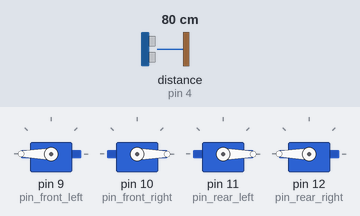
The sketch below on a simulated Arduino Uno, built with avr-gcc and run on an emulated ATmega328P. On the bench: 4 × servo. Wiring (inferred from the names in the program): ultrasonic range finder: trigger pin 5; echo pin 4. Inputs (shaded band) come from the test bench; at power-on: distance to the obstacle (sensor on pin 4) 80 cm. The echo pulse lasts 58.3 µs per cm; random numbers use the default seed unless the sketch sets one; what the sketch prints to the serial monitor is not drawn.

Above: at 1.9 s.
2.0 s: distance to the obstacle (sensor on pin 4) set to 23 cm
3.5 s: distance to the obstacle (sensor on pin 4) set to 19 cm
At 4.6 s:
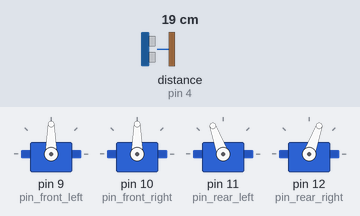
At 12.1 s:
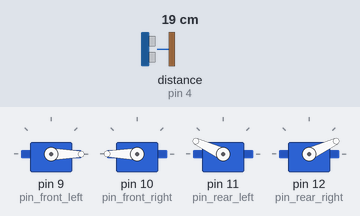
Timing chart, 0 to 25.9 s (numbered marks = the images above; inputs shaded):
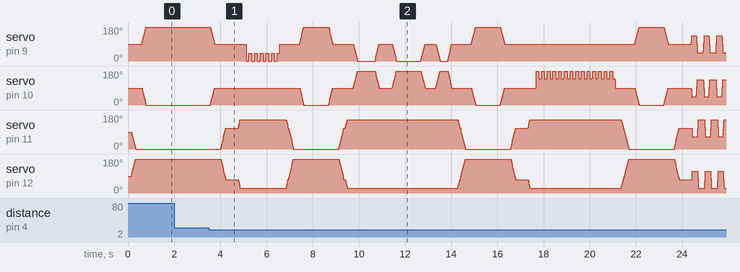

The sketch:

barkduino.ino
```cpp
#include <Servo.h>
#include "utils/motion_config.h"
#include "utils/trait_executor.h"
#include "utils/trigger_logic.h"
#include "utils/servo_utils.h"
#include "utils/diagnostics.h"
#include "modes/mode_production.h"
#include "modes/mode_trait_test.h"
#include "modes/mode_calibration.h"
#include "modes/mode_cycle_primitives.h"
#include "poses/leg_primitives.h"
#include "poses/pose_composites.h"
#include "traits/trait_registry.h"

// 🦴 Servo objects
Servo front_left;
Servo front_right;
Servo rear_left;
Servo rear_right;

// 🧩 Servo pin assignments
const int pin_front_left  = 9;
const int pin_front_right = 10;
const int pin_rear_left   = 11;
const int pin_rear_right  = 12;

// 🚦 Mode Constants
const int MODE_1 = 1;  // Production
const int MODE_2 = 2;  // Trait Testing
const int MODE_3 = 3;  // Calibration
const int MODE_4 = 4;  // Waggle Test
const int MODE_5 = 5;  // Synchronized Leg Position Cycle

const int ACTIVE_MODE = MODE_1; // Set the active mode here
const int SELECTED_TRAIT = 9;   // Used in Trait Testing Mode

unsigned long lastTriggerTime = 0;
const unsigned long triggerCooldown = 1000;
bool triggerLocked = false;
bool traitInProgress = false;

void setup() {
  Serial.begin(9600);
  Serial.println("=== Robot Startup ===");

  front_left.attach(pin_front_left);
  front_right.attach(pin_front_right);
  rear_left.attach(pin_rear_left);
  rear_right.attach(pin_rear_right);

  pinMode(trigPin, OUTPUT);
  pinMode(echoPin, INPUT);
  delay(100);

  Serial.print("Active mode: ");
  if (ACTIVE_MODE == MODE_1) Serial.println("Mode 1 — Production");
  else if (ACTIVE_MODE == MODE_2) Serial.println("Mode 2 — Trait Testing");
  else if (ACTIVE_MODE == MODE_3) Serial.println("Mode 3 — Calibration");
  else if (ACTIVE_MODE == MODE_4) Serial.println("Mode 4 — Waggle Test");
  else if (ACTIVE_MODE == MODE_5) Serial.println("Mode 5 — Leg Position Cycle");
  else Serial.println("Unknown");

  if (ACTIVE_MODE != MODE_4) {
    Serial.println("Setting initial pose: Sleep");
    poseSleep();
  }
}

void loop() {
  switch (ACTIVE_MODE) {
    case MODE_1: runProductionLoop(); break;
    case MODE_2: runTraitTestingLoop(); break;
    case MODE_3: runCalibrationMode(); break;
    case MODE_4: runWaggleTest(); break;
    case MODE_5: runPrimitiveCycleMode(); break;  // ✅ Matches function name
    default: Serial.println("Invalid mode selected."); break;
  }
}
```

mode_calibration.h
```cpp
#ifndef MODE_CALIBRATION_H
#define MODE_CALIBRATION_H

#include <Arduino.h>
#include "../utils/motion_config.h"
#include "../utils/servo_utils.h"      // ✅ Centralized servo control
#include "../poses/leg_primitives.h"   // ✅ Leg primitives: FrontStraight, RearStraight

// 🛠️ Mode 3: Servo calibration pose
void runCalibrationMode() {
  Serial.println("Mode 3 — Servo Calibration");
  Serial.print("Setting all servos to straight using primitives at ");
  Serial.print(DEFAULT_SYNC_DURATION); Serial.println("ms...");

  // ✅ Use modular leg primitives with configured speed
  FrontStraight(DEFAULT_SYNC_DURATION);
  RearStraight(DEFAULT_SYNC_DURATION);

  delay(250);  // Let servos settle

  // 🧪 Diagnostic readout
  Serial.println("✅ All servos swept to straight pose via primitives");
  Serial.print("Front Left (raw): ");  Serial.println(front_left.read());
  Serial.print("Front Right: ");       Serial.println(front_right.read());
  Serial.print("Rear Left (raw): ");   Serial.println(rear_left.read());
  Serial.print("Rear Right: ");        Serial.println(rear_right.read());
}

#endif
```

mode_cycle_primitives.h
```cpp
#ifndef MODE_CYCLE_PRIMITIVES_H
#define MODE_CYCLE_PRIMITIVES_H

#include <Arduino.h>
#include "../utils/motion_config.h"
#include "../poses/leg_primitives.h"
#include "../utils/servo_utils.h"

// 🌀 Mode 5: Auto-cycle through synchronized leg primitives
void runPrimitiveCycleMode() {
  Serial.println("Mode 5 — Auto-Cycling Leg Positions");
  Serial.println("Cycling through 5 primitive poses every 2.5 seconds...");

  void (*positionPairs[])(int) = {
    [](int d) { FrontForward(d);       RearForward(d);       },
    [](int d) { FrontMidwayForward(d); RearMidwayForward(d); },
    [](int d) { FrontStraight(d);      RearStraight(d);       },
    [](int d) { FrontMidwayBack(d);    RearMidwayBack(d);     },
    [](int d) { FrontBack(d);          RearBack(d);           }
  };

  const char* positionNames[] = {
    "Folded Forward",
    "Midway Forward",
    "Straight",
    "Midway Back",
    "Folded Back"
  };

  const int positionCount = sizeof(positionPairs) / sizeof(positionPairs[0]);
  int currentPosition = 0;

  while (true) {
    Serial.print("⏭️ Executing position #");
    Serial.print(currentPosition + 1);
    Serial.print(": ");
    Serial.println(positionNames[currentPosition]);

    positionPairs[currentPosition](DEFAULT_SYNC_DURATION);
    currentPosition = (currentPosition + 1) % positionCount;

    delay(2500);
  }
}

#endif
```

mode_production.h
```cpp
#ifndef MODE_PRODUCTION_H
#define MODE_PRODUCTION_H

#include <Arduino.h>
#include "../poses/pose_composites.h"
#include "../utils/trait_executor.h"
#include "../traits/trait_registry.h"

// 🧠 External flags
extern bool traitInProgress;

// 🧠 Local history buffer for last 3 traits
const int TRAIT_HISTORY_SIZE = 3;
int recentTraits[TRAIT_HISTORY_SIZE] = { -1, -1, -1 };
int traitHistoryIndex = 0;

bool isRecentlyUsed(int index) {
  for (int i = 0; i < TRAIT_HISTORY_SIZE; i++) {
    if (recentTraits[i] == index) return true;
  }
  return false;
}

void rememberTrait(int index) {
  recentTraits[traitHistoryIndex] = index;
  traitHistoryIndex = (traitHistoryIndex + 1) % TRAIT_HISTORY_SIZE;
}

void runProductionLoop() {
  if (traitInProgress) return;

  if (isTriggerDetected()) {
    Serial.println("Mode 1 — Production: Trigger detected.");
    poseStand(); delay(DEFAULT_SYNC_DURATION);

    int traitCount = sizeof(traitRegistry) / sizeof(traitRegistry[0]);
    int selected;

    // 🔁 Retry until a trait not in recent history is selected
    int attempts = 0;
    do {
      selected = random(traitCount);
      attempts++;
    } while (isRecentlyUsed(selected) && attempts < 10);

    Serial.print("Selected trait ID "); Serial.println(selected);
    rememberTrait(selected);
    executeTrait(traitRegistry[selected]);
  }
}

#endif
```

mode_trait_test.h
```cpp
#ifndef MODE_TRAIT_TEST_H
#define MODE_TRAIT_TEST_H

#include <Arduino.h>
#include "../poses/pose_composites.h"
#include "../utils/trait_executor.h"
#include "../traits/trait_registry.h"

// 🧠 External flags and constants
extern bool traitInProgress;
extern const int SELECTED_TRAIT;

// 🎭 Mode 2: Execute selected trait
void runTraitTestingLoop() {
  if (traitInProgress) return;

  if (isTriggerDetected()) {
    Serial.println("Mode 2 — Trait Testing: Trigger detected.");
    poseStand();

    int traitCount = sizeof(traitRegistry) / sizeof(traitRegistry[0]);
    if (SELECTED_TRAIT >= 0 && SELECTED_TRAIT < traitCount) {
      Serial.print("Selected trait ID "); Serial.println(SELECTED_TRAIT);
      executeTrait(traitRegistry[SELECTED_TRAIT]);
    } else {
      Serial.println("Invalid trait ID.");
    }
  }
}

#endif
```

leg_primitives.h
```cpp
#ifndef LEG_PRIMITIVES_H
#define LEG_PRIMITIVES_H

#include <Arduino.h>
#include <Servo.h>
#include "../utils/motion_config.h"         // ⏱️ Centralized motion timing
#include "../utils/motion_speed_presets.h"  // 🎚️ Speed + step size presets
#include "../utils/servo_utils.h"           // ✅ Updated sync wrappers

// 🧩 Primitive Leg Positions
//
// This file defines reusable, named leg positions for Barkduino's front and rear servos.
// Each primitive represents a specific pose (e.g. folded forward, straight, folded back).
//
// ✅ Usage:
// - These functions are called by traits and modes to choreograph motion.
// - Each primitive accepts optional `duration` and `stepSize` arguments:
//     - `duration` controls speed (default: DEFAULT_SYNC_DURATION)
//     - `stepSize` controls granularity (default: SERVO_STEP_SIZE)
// - If no arguments are passed, both defaults are used.
//
// ✅ Examples:
//     FrontBack();                                // Uses default speed and granularity
//     RearStraight(SPEED_SLOW);                   // Overrides speed only
//     FrontForward(SPEED_FAST, STEP_CHUNKY);      // Overrides both

// ——— Front ———
inline void FrontForward(int duration = DEFAULT_SYNC_DURATION, int stepSize = SERVO_STEP_SIZE) {
  Serial.println("Front legs: folded forward");
  syncFrontLegs(180, 180, duration, stepSize);
}

inline void FrontMidwayForward(int duration = DEFAULT_SYNC_DURATION, int stepSize = SERVO_STEP_SIZE) {
  Serial.println("Front legs: midway to folded forward");
  syncFrontLegs(135, 135, duration, stepSize);
}

inline void FrontStraight(int duration = DEFAULT_SYNC_DURATION, int stepSize = SERVO_STEP_SIZE) {
  Serial.println("Front legs: straight");
  syncFrontLegs(90, 90, duration, stepSize);
}

inline void FrontMidwayBack(int duration = DEFAULT_SYNC_DURATION, int stepSize = SERVO_STEP_SIZE) {
  Serial.println("Front legs: midway to folded back");
  syncFrontLegs(45, 45, duration, stepSize);
}

inline void FrontBack(int duration = DEFAULT_SYNC_DURATION, int stepSize = SERVO_STEP_SIZE) {
  Serial.println("Front legs: folded back");
  syncFrontLegs(0, 0, duration, stepSize);
}

// ——— Rear ———
inline void RearForward(int duration = DEFAULT_SYNC_DURATION, int stepSize = SERVO_STEP_SIZE) {
  Serial.println("Rear legs: folded forward");
  syncRearLegs(180, 180, duration, stepSize);
}

inline void RearMidwayForward(int duration = DEFAULT_SYNC_DURATION, int stepSize = SERVO_STEP_SIZE) {
  Serial.println("Rear legs: midway to folded forward");
  syncRearLegs(115, 115, duration, stepSize);
}

inline void RearStraight(int duration = DEFAULT_SYNC_DURATION, int stepSize = SERVO_STEP_SIZE) {
  Serial.println("Rear legs: straight");
  syncRearLegs(70, 70, duration, stepSize);
}

inline void RearMidwayBack(int duration = DEFAULT_SYNC_DURATION, int stepSize = SERVO_STEP_SIZE) {
  Serial.println("Rear legs: midway to folded back");
  syncRearLegs(25, 25, duration, stepSize);
}

inline void RearBack(int duration = DEFAULT_SYNC_DURATION, int stepSize = SERVO_STEP_SIZE) {
  Serial.println("Rear legs: folded back");
  syncRearLegs(0, 0, duration, stepSize);
}

#endif
```

pose_composites.h
```cpp
#ifndef POSE_COMPOSITES_H
#define POSE_COMPOSITES_H

#include <Arduino.h>
#include "leg_primitives.h"
#include "../utils/motion_config.h"
#include "../utils/motion_speed_presets.h"  // ✅ Speed + step size presets
#include "../utils/servo_utils.h"

// 🧩 pose_composites.h
//
// This file defines Barkduino's composite poses — reusable, named configurations
// that choreograph multiple leg primitives into expressive static positions.
//
// ✅ Purpose:
// - Encapsulates common full-body poses like "Sit", "Stand", "Bow", and "Sleep"
// - Combines front and rear leg primitives with optional delays for visual clarity
// - Provides both parameterized and default overloads for flexible usage
//
// ✅ Functionality:
// - Each pose function accepts `duration` and `stepSize` to control speed and granularity
// - If no arguments are passed, defaults to SPEED_STANDARD and STEP_STANDARD
// - Poses use primitives from leg_primitives.h and mirroring-aware manual calls from servo_utils.h
// - Logging is included for serial feedback and debugging
//
// ✅ Usage Examples:
//     poseStand();                                 // Uses standard speed and granularity
//     poseBow(SPEED_SLOW, STEP_FINE);              // Slower, smoother bow
//     posePointLeft(SPEED_FAST, STEP_CHUNKY);      // Asymmetrical gesture with overrides
//     poseManual(SPEED_STANDARD, STEP_STANDARD);   // Direct servo control with symmetry

// ——— Sleep ———
void poseSleep(int duration, int stepSize) {
  Serial.println("Pose: Sleep");
  RearForward(duration, stepSize);
  delay(250);
  FrontBack(duration, stepSize);
}
void poseSleep() {
  poseSleep(SPEED_STANDARD, STEP_STANDARD);
}

// ——— Stand ———
void poseStand(int duration, int stepSize) {
  Serial.println("Pose: Stand");
  FrontStraight(duration, stepSize);
  delay(250);
  RearStraight(duration, stepSize);
}
void poseStand() {
  poseStand(SPEED_STANDARD, STEP_STANDARD);
}

// ——— Sit ———
void poseSit(int duration, int stepSize) {
  Serial.println("Pose: Sit");
  RearForward(duration, stepSize);
  delay(250);
  FrontStraight(duration, stepSize);
}
void poseSit() {
  poseSit(SPEED_STANDARD, STEP_STANDARD);
}

// ——— Bow ———
void poseBow(int duration, int stepSize) {
  Serial.println("Pose: Bow");
  RearStraight(duration, stepSize);
  delay(250);
  FrontBack(duration, stepSize);
}
void poseBow() {
  poseBow(SPEED_STANDARD, STEP_STANDARD);
}

// ——— Pounce ———
void posePounce(int duration, int stepSize) {
  Serial.println("Pose: Pounce");
  RearMidwayBack(duration, stepSize);
  delay(250);
  FrontForward(duration, stepSize);
}
void posePounce() {
  posePounce(SPEED_STANDARD, STEP_STANDARD);
}

// ——— Spread ———
void poseSpread(int duration, int stepSize) {
  Serial.println("Pose: Spread");
  FrontForward(duration, stepSize);
  delay(250);
  RearBack(duration, stepSize);
}
void poseSpread() {
  poseSpread(SPEED_STANDARD, STEP_STANDARD);
}

// ——— Manual Servo Settings ———
void poseManual(int duration, int stepSize) {
  Serial.println("Front Legs: Manually Set");
  frontLeftManual(90, duration, stepSize);
  frontRightManual(180, duration, stepSize);

  delay(250);

  Serial.println("Rear Legs: Manually Set");
  rearLeftManual(90, duration, stepSize);
  rearRightManual(180, duration, stepSize);
}
void poseManual() {
  poseManual(SPEED_STANDARD, STEP_STANDARD);
}

#endif
```

trait_bow.h
```cpp
#ifndef TRAIT_BOW_H
#define TRAIT_BOW_H

#include <Arduino.h>
#include "../poses/leg_primitives.h"
#include "../utils/motion_speed_presets.h"  // ✅ Speed + step size presets

// 🐾 trait_bow.h
//
// This trait performs a slow, expressive bow gesture using direct leg primitives.
//
// ✅ Purpose:
// - Demonstrates a graceful front-leg fold with rear-leg support
// - Uses intentionally mixed speed settings for dramatic effect
// - Returns to a neutral front-leg posture after holding
//
// ✅ Functionality:
// - Rear legs straighten at SPEED_STANDARD
// - Front legs fold and return using SPEED_DEAD_SLOW and STEP_FINE for smooth motion
// - Includes timed delays for pacing and emphasis
//
// ✅ Usage:
//     trait_bow();  // Executes the full bow gesture sequence

void trait_bow() {
  Serial.println("Trait: Bow");

  delay(1000);  // Brief pause before starting

  RearStraight(SPEED_STANDARD, STEP_STANDARD);         // Rear legs straighten for support
  FrontBack(SPEED_DEAD_SLOW, STEP_FINE);               // Front legs fold forward slowly
  delay(2000);                                          // Hold the bow
  FrontStraight(SPEED_DEAD_SLOW, STEP_FINE);           // Return to neutral slowly
  delay(500);                                           // Final pause
}

#endif
```

trait_jump.h
```cpp
#ifndef TRAIT_JUMP_H
#define TRAIT_JUMP_H

#include <Arduino.h>
#include "../poses/pose_composites.h"
#include "../utils/motion_speed_presets.h"  // ✅ Speed + step size presets

// 🐾 trait_jump.h
//
// This trait performs a stylized "jump" gesture using Barkduino's composite pose system.
//
// ✅ Purpose:
// - Simulates energetic jumping through coordinated leg movement
// - Adds personality and rhythm to Barkduino's motion vocabulary
//
// ✅ Functionality:
// - Repeats a jump loop 5–10 times
// - Each jump starts with a crouch and ends with a mid-air extension
// - Uses SPEED_FAST and STEP_CHUNKY for expressive motion
// - Returns to a neutral standing posture
//
// ✅ Usage:
//     trait_jump();  // Executes the full jump sequence

void trait_jump() {
  Serial.println("Trait: Jump");

  delay(500);  // Prep pause

  const int jumpCount = random(5, 11);  // 5 to 10 jumps

  for (int i = 0; i < jumpCount; i++) {
    Serial.print("Jump "); Serial.println(i + 1);

    // 🐾 Crouch phase
    FrontMidwayBack(SPEED_FAST, STEP_CHUNKY);
    RearMidwayForward(SPEED_FAST, STEP_CHUNKY);
    delay(150);  // Simulate compression

    // 🐾 Extension phase
    FrontMidwayForward(SPEED_FAST, STEP_CHUNKY);
    RearMidwayBack(SPEED_FAST, STEP_CHUNKY);
    delay(200);  // Simulate airtime
  }

  poseStand(SPEED_STANDARD, STEP_STANDARD);  // Return to neutral
}

#endif
```

trait_point_left.h
```cpp
#ifndef TRAIT_POINT_LEFT_H
#define TRAIT_POINT_LEFT_H

#include <Arduino.h>
#include "../poses/pose_composites.h"
#include "../utils/motion_speed_presets.h"  // ✅ Speed + step size presets

// 🐾 trait_point_left.h
//
// This trait performs an expressive "point left" gesture using Barkduino's composite pose system.
//
// ✅ Purpose:
// - Demonstrates an asymmetrical front-leg extension to the left
// - Uses a crouched rear stance for balance and expressiveness
// - Holds the pose briefly, then returns to a neutral standing posture
//
// ✅ Functionality:
// - Calls `posePointLeft()` with SPEED_STANDARD and STEP_STANDARD for consistent timing
// - Uses a randomized delay to simulate natural hold duration
// - Returns to `poseStand()` for reset
//
// ✅ Usage:
//     trait_point_left();  // Executes the full point-left gesture sequence

void trait_point_left() {
  Serial.println("Trait: Point Left");

  delay(500);  // Wait for 0.5 seconds before starting

  RearMidwayBack(SPEED_STANDARD, STEP_STANDARD);
  delay(250);

  Serial.println("Front legs: asymmetrical point");

  // 🧪 Debug: check current front_left angle before sweep
  int frontLeftCurrent = 180 - front_left.read();  // unmirror
  int frontLeftTarget = 180;
  int frontLeftDelta = abs(frontLeftTarget - frontLeftCurrent);
  int frontLeftSteps = max(1, frontLeftDelta / STEP_FINE);
  int frontLeftDelayPerStep = max(1, SPEED_DEAD_SLOW / frontLeftSteps);

  Serial.print("front_left.read() before sweep = ");
  Serial.println(front_left.read());
  Serial.print("frontLeft sweep steps = ");
  Serial.println(frontLeftSteps);
  Serial.print("frontLeft delay per step = ");
  Serial.println(frontLeftDelayPerStep);

  // 🐢 Slow sweep first for visual clarity
  frontLeftManual(180, 1, STEP_CHUNKY);
  frontRightManual(90, SPEED_STANDARD, STEP_STANDARD);
  delay(random(2000, 4001));                            // Hold the point for 2 to 4 seconds
  frontLeftManual(90, 1000, STEP_FINE);
  poseStand(SPEED_STANDARD, STEP_STANDARD);             // Return to standing posture
}

#endif
```

Source omitted: trait_point_right.h (2079 bytes), trait_pounce.h (1764 bytes), trait_sit.h (1177 bytes), trait_spread.h (1256 bytes), trait_waggle_left.h (1619 bytes), trait_waggle_right.h (1638 bytes), trait_wait.h (672 bytes), diagnostics.h (932 bytes), motion_speed_presets.h (1206 bytes), servo_utils.h (6163 bytes), trait_executor.h (726 bytes), trigger_logic.h (1199 bytes) and 2 more

Measured:
- the behaviour switches between 21 and 20 cm on distance to the obstacle (sensor on pin 4) (found by bisection; images 0 and 1)
- after the input at 2.0 s, every drawn part: stays the same
